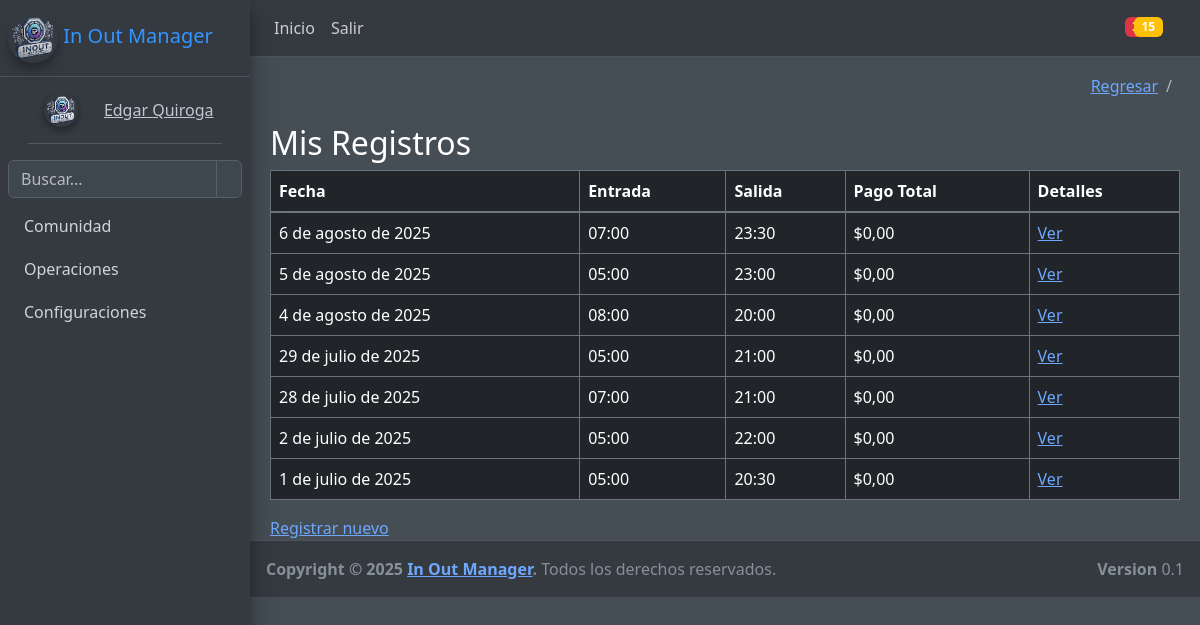
Before: /comunidad/horas/ (signed in) with the older database file.
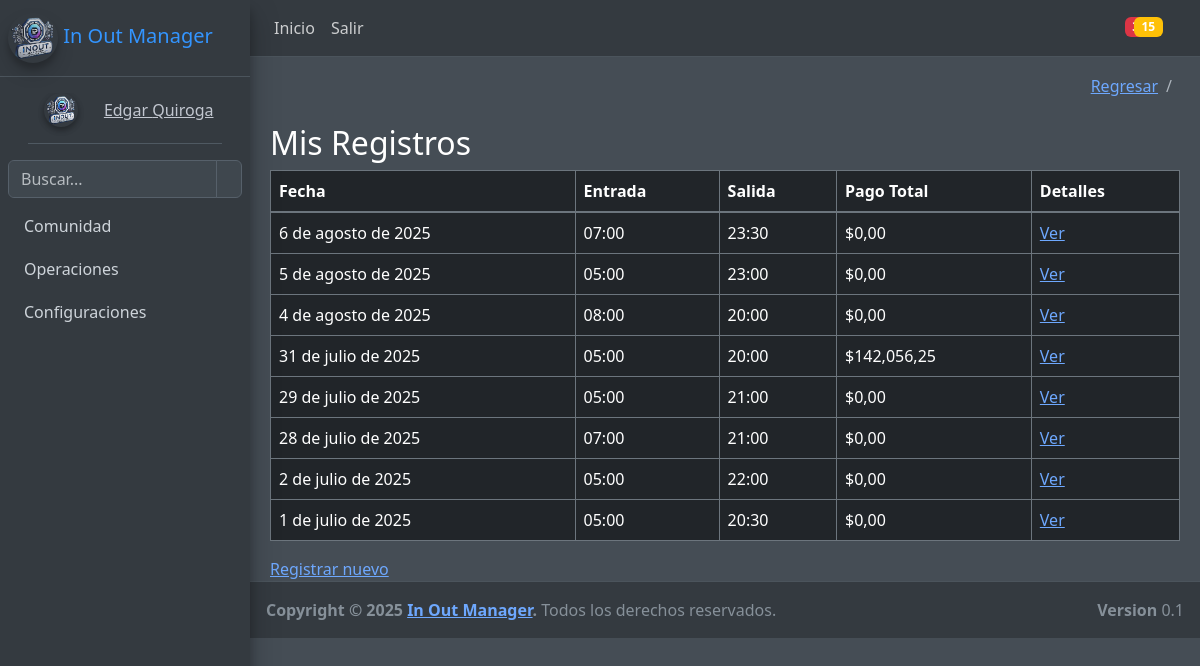
After: the same page with the newer database file.
### comunidad/models.py (models this page shows, shortened)
class RegistroHoras(models.Model):
    SALARIO_MINIMO = Decimal('1423500')
    AUXILIO_TRANSPORTE = Decimal('200000')
    HORAS_TRABAJADAS_MES = Decimal('220')
    usuario = models.ForeignKey(User, on_delete=models.CASCADE)
    fecha = models.DateField(default=timezone.now)
    hora_entrada = models.TimeField()
    hora_salida = models.TimeField()
    horas_normales_diurnas = models.DecimalField(max_digits=5, decimal_places=2, default=0)
    horas_normales_nocturnas = models.DecimalField(max_digits=5, decimal_places=2, default=0)
    horas_extras_diurnas = models.DecimalField(max_digits=5, decimal_places=2, default=0)
    horas_extras_nocturnas = models.DecimalField(max_digits=5, decimal_places=2, default=0)
    recargo_nocturno = models.DecimalField(max_digits=5, decimal_places=2, default=0)
    recargo_dominical = models.DecimalField(max_digits=5, decimal_places=2, default=0)
    recargo_festivo = models.DecimalField(max_digits=5, decimal_places=2, default=0)
    pago_total = models.DecimalField(max_digits=10, decimal_places=2, default=0)

### comunidad/views.py (the view)
# urls.py: path('horas/', lista_registros, name='lista_registros'),
@login_required
def lista_registros(request):
    registros = RegistroHoras.objects.filter(usuario=request.user).order_by('-fecha')
    return render(request, 'comunidad/horas/lista.html', {'registros': registros})

### base/context_processors.py (called while the page is built)
def sesion(request):
    usuario_actual= request.user
    image_user= r"/media/comunidad/default-user.jpeg"
    if request.user.is_authenticated:
        if Usuario.objects.filter(user_id=usuario_actual.id):
            image_user=Usuario.objects.get(user_id=usuario_actual.id).imagen.url
    context={
        'usuario_actual':usuario_actual,
        'image_user': image_user
    }
    return context

### base/templates/comunidad/horas/lista.html
{% extends 'partials/admin/body.html' %}
{% load humanize %}
{% block contenido %}
<h2>Mis Registros</h2>
<table class="table table-bordered w-100 display nowrap" id="tabla-horas">
    <thead>
        <tr>
            <th>Fecha</th>
            <th>Entrada</th>
            <th>Salida</th>
            <th>Pago Total</th>
            <th>Detalles</th>
        </tr>
    </thead>
    <tbody>
        {% for registro in registros %}
        <tr>
            <td>{{ registro.fecha }}</td>
            <td>{{ registro.hora_entrada }}</td>
            <td>{{ registro.hora_salida }}</td>
            <td>${{ registro.pago_total|floatformat:2|intcomma }}</td>
            <td>
              <a href="{% url 'detalle_registro' registro.pk %}" data-bs-toggle="tooltip" title="Ver detalles del registro">Ver</a>
            </td>
        </tr>
        {% endfor %}
    </tbody>
</table>
<a href="{% url 'registrar' %}" data-bs-toggle="tooltip" title="Crear un nuevo registro de horas">
  Registrar nuevo
</a>
{% endblock %}

### base/templates/partials/admin/body.html (shortened to what this page needs)
{% load django_bootstrap5 %}
{% load static %}
<!DOCTYPE html>
<html lang="es" data-bs-theme="dark">
<head>
    <link href="{% static 'css/style.css' %}" rel="stylesheet">
    <link rel="stylesheet" href="{% static 'css/adminlte.min.css' %}">
    <link href="{% static 'DataTables/datatables.min.css' %}" rel="stylesheet">
    <link rel="stylesheet" href="{% static 'css/adminlte.min.css' %}">
        <link href="{% static 'Toastr/css/toastr.min.css' %}" rel="stylesheet">
    {% bootstrap_css %}
    {% load bootstrap_icons %}
</head>
<body class="hold-transition dark-mode sidebar-mini layout-fixed
layout-navbar-fixed layout-footer-fixed">
{% include 'partials/admin/header.html' %}
{% include 'partials/admin/sidebar.html' %}
     <div class="content-wrapper">
        <div class="content-header">
            <div class="container-fluid">
                <div class="row mb-2">
                    <div class="col-sm-6">
                    </div>
                    <div class="col-sm-6">
                        <ol class="breadcrumb float-sm-right">
                            <li class="breadcrumb-item"><a href="{% url 'index-admin' %}">Regresar</a></li>
                            <li class="breadcrumb-item active">{{titulo}}
                            </li>
                        </ol>
                    </div>
                </div>
            </div>
        </div>
        <section class="content">
            <div class="container-fluid">
                {% block contenido %}
                {% endblock contenido %}
            </div>
        </section>
    </div>
    {% include 'partials/admin/footer.html' %}
    {% include 'partials/admin/scripts.html' %}
</body>
</html>

### base/templates/partials/admin/header.html (shortened to what this page needs)
{% load static %}
{% load bootstrap_icons %}
<nav class="main-header navbar navbar-expand navbar-dark">
    <ul class="navbar-nav">
      <li class="nav-item">
        <a class="nav-link" data-widget="pushmenu" href="#" role="button"></a>
      </li>
      <li class="nav-item d-none d-sm-inline-block">
        <a href="{% url 'index-admin' %}" class="nav-link">Inicio</a>
      </li>
      <li class="nav-item d-none d-sm-inline-block">
        <a href="{% url 'logout' %}" class="nav-link">Salir</a>
      </li>
    </ul>
    <ul class="navbar-nav ml-auto">
      <li class="nav-item">
        <a class="nav-link" data-widget="navbar-search" href="#" role="button">
        </a>
      </li>
      <li class="nav-item dropdown">
        <a class="nav-link" data-toggle="dropdown" href="#">
          <span class="badge badge-danger navbar-badge">3</span>
        </a>
      </li>
      <li class="nav-item dropdown">
        <a class="nav-link" data-toggle="dropdown" href="#">
          <span class="badge badge-warning navbar-badge">15</span>
        </a>
      </li>
      <li class="nav-item">
        <a class="nav-link" data-widget="fullscreen" href="#" role="button">
        </a>
      </li>
      <li class="nav-item">
        <a class="nav-link" data-widget="control-sidebar" data-slide="true" href="#" role="button">
        </a>
      </li>
    </ul>
  </nav>

### base/templates/partials/admin/sidebar.html (shortened to what this page needs)
{% load static %}
{% load bootstrap_icons %}
<aside class="main-sidebar sidebar-dark-primary elevation-4">
    <a href="{% url 'index' %}" class="brand-link decoration-none ">
        <img src="{% static 'images/logoiom.png' %}" alt="IOM Logo" class="img-circle elevation-3" width="50" style="opacity: .8">
        <span class="brand-text font-weight-light">In Out Manager</span>
    </a>
    <div class="sidebar">
        <div class="user-panel mt-3 pb-3 mb-3 d-flex align-items-center">
    <div class="image">
        <img src="{{ MEDIA_URL }}{{ image_user }}" class="img-circle elevation-2" alt="User  Image">
    </div>
    <div class="info ml-3">
        <a href="#" class="d-block">
            {{ usuario_actual.first_name }} {{ usuario_actual.last_name }}
        </a>
    </div>
</div>
        <div class="form-inline">
            <div class="input-group" data-widget="sidebar-search">
                <input class="form-control form-control-sidebar" type="search" placeholder="Buscar..." aria-label="Buscar">
                <div class="input-group-append">
                    <button class="btn btn-sidebar">
                    </button>
                </div>
            </div>
        </div>
        <nav class="mt-2">
            <ul class="nav nav-pills nav-sidebar flex-column" data-widget="treeview" role="menu" data-accordion="false">
                <li class="nav-item menu-close">
                    <a href="#" class="nav-link ">
                        <p>Comunidad</p>
                    </a>
                </li>
                <li class="nav-item menu-close">
                    <a href=" {% url 'anuncio_crear' %} " class="nav-link ">
                        <p>Operaciones</p>
                    </a>
                </li>
        <li class="nav-item menu-close">
          <a href="#" class="nav-link ">
            <p>
              Configuraciones
            </p>
          </a>
        </li>
      </ul>
      </nav>
    </div>
  </aside>

### base/templates/partials/admin/footer.html
<footer class="main-footer">
  <div class="float-right d-none d-sm-block">
    <b>Version</b> 0.1
  </div>
  <strong>Copyright &copy; 2025 <a href="#">In Out Manager</a>.</strong> Todos los derechos reservados.
</footer>

### base/templates/partials/admin/scripts.html (shortened to what this page needs)
{% load static %}
<link rel="stylesheet" href="{% static 'Toastr/css/toastr.min.css' %}">

### static/css/style.css (style rules this page uses)
.d-flex { display: flex; justify-content: center; align-items: center; margin: 20px; }

Changed rows visible on the page:
added RegistroHoras: fecha "31 de julio de 2025", hora_entrada "05:00", hora_salida "20:00", pago_total "142,056,25"
